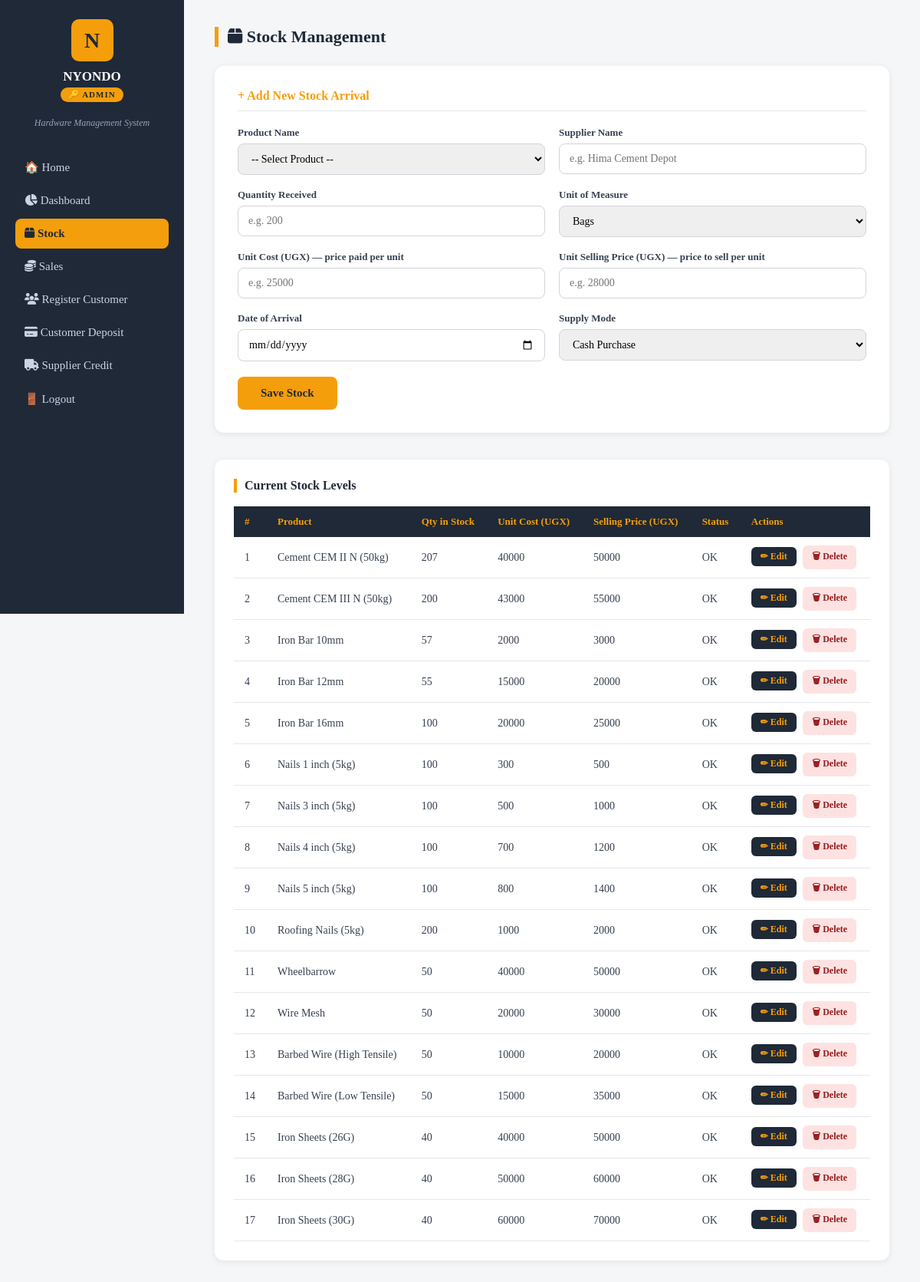
Page /stock/ (signed in) on the committed database.
### nyondoapp/models.py (models this page shows, shortened)
class Product(models.Model):
    name = models.CharField(max_length=200)
    unit_cost = models.DecimalField(max_digits=10, decimal_places=2)  # buying price
    unit_price = models.DecimalField(max_digits=10, decimal_places=2)  # selling price
    quantity = models.IntegerField(default=0)  # current stock level

### nyondoapp/views.py (the view, shortened to what this page needs)
# urls.py: path('stock/', views.stock, name='stock'),
@login_required
def stock(request):
    role = get_user_role(request.user)
    if role == 'salesperson':
        messages.error(request, 'You are not authorized to access stock management.')
        return redirect('/dashboard/salesperson/')
    products = Product.objects.all()
    return render(request, 'stock.html', {'products': products})

### nyondoapp/views.py (called while the page is built)
def get_user_role(user):
    groups = user.groups.values_list('name', flat=True)
    if 'admin' in groups:
        return 'admin'
    elif 'salesperson' in groups:
        return 'salesperson'
    elif 'stockmanager' in groups:
        return 'stockmanager'
    return None

### nyondoapp/templates/stock.html (shortened to what this page needs)
<!doctype html>
<html lang="en">
  <head>
    <link rel="stylesheet" href="https://cdnjs.cloudflare.com/ajax/libs/font-awesome/6.5.1/css/all.min.css" />
  </head>
  <body>
    <div class="sidebar">
      <div class="logo-box">N</div>
      <h2>NYONDO</h2>
      {% if request.user.groups.all.0.name == 'admin' %}
      <span class="role-badge">🔑 Admin</span>
      {% elif request.user.groups.all.0.name == 'stockmanager' %}
      <span class="role-badge"><i class="fa-solid fa-box"></i> Stock Manager</span>
      {% elif request.user.groups.all.0.name == 'salesperson' %}
      <span class="role-badge"><i class="fa-solid fa-coins"></i> Salesperson</span>
      {% endif %}
      <p class="tagline">Hardware Management System</p>
      <div class="menu">
        {% if request.user.groups.all.0.name == 'admin' %}
        <a onclick="window.location.href = '/'">🏠 Home</a>
        <a onclick="window.location.href = '/dashboard/admin/'"><i class="fa-solid fa-chart-pie"></i> Dashboard</a>
        <a onclick="window.location.href = '/stock/'" class="active"
          ><i class="fa-solid fa-box"></i> Stock</a
        >
        <a onclick="window.location.href = '/sales/'"><i class="fa-solid fa-coins"></i> Sales</a>
        <a onclick="window.location.href = '/customer_registration/'"
          ><i class="fa-solid fa-users"></i> Register Customer</a
        >
        <a onclick="window.location.href = '/customer_deposit/'"
          ><i class="fa-solid fa-credit-card"></i> Customer Deposit</a
        >
        <a onclick="window.location.href = '/supplier_credit/'"
          ><i class="fa-solid fa-truck"></i> Supplier Credit</a
        >
        {% endif %}
        <a onclick="window.location.href = '/logout/'">🚪 Logout</a>
      </div>
    </div>
    <div class="main">
      <div class="page-title"><i class="fa-solid fa-box"></i> Stock Management</div>
      {% if request.user.groups.all.0.name != 'salesperson' %}
      <div class="form-card">
        <h3>+ Add New Stock Arrival</h3>
        <form method="POST" action="/stock/">
          <div class="form-grid">
            <div>
              <label>Product Name</label>
              <select name="product_name">
                <option value="">-- Select Product --</option>
              </select>
            </div>
            <div>
              <label>Supplier Name</label>
              <input
                type="text"
                name="supplier_name"
                placeholder="e.g. Hima Cement Depot"
              />
            </div>
            <div>
              <label>Quantity Received</label>
              <input
                type="number"
                name="quantity"
                placeholder="e.g. 200"
                min="1"
              />
            </div>
            <div>
              <label>Unit of Measure</label>
              <select name="unit">
                <option>Bags</option>
              </select>
            </div>
            <div>
              <label>Unit Cost (UGX) — price paid per unit</label>
              <input
                type="number"
                name="unit_cost"
                placeholder="e.g. 25000"
                min="0"
              />
            </div>
            <div>
              <label>Unit Selling Price (UGX) — price to sell per unit</label>
              <input
                type="number"
                name="unit_price"
                placeholder="e.g. 28000"
                min="0"
              />
            </div>
            <div>
              <label>Date of Arrival</label>
              <input type="date" name="date" />
            </div>
            <div>
              <label>Supply Mode</label>
              <select name="supply_mode">
                <option>Cash Purchase</option>
              </select>
            </div>
          </div>
          <button class="btn-submit" type="submit">Save Stock</button>
        </form>
      </div>
      {% endif %}
      <div class="table-section">
        <h3>Current Stock Levels</h3>
        <table>
          <thead>
            <tr>
              <th>#</th>
              <th>Product</th>
              <th>Qty in Stock</th>
              <th>Unit Cost (UGX)</th>
              <th>Selling Price (UGX)</th>
              <th>Status</th>
              {% if request.user.groups.all.0.name != 'salesperson' %}
              <th>Actions</th>
              {% endif %}
            </tr>
          </thead>
          <tbody>
            {% for product in products %}
            <tr>
              <td>{{ forloop.counter }}</td>
              <td>{{ product.name }}</td>
              <td>{{ product.quantity }}</td>
              <td>{{ product.unit_cost|floatformat:0 }}</td>
              <td>{{ product.unit_price|floatformat:0 }}</td>
              <td>
                {% if product.quantity < 10 %}
                <span class="low">⚠ Low</span>
                {% else %} OK {% endif %}
              </td>
              {% if request.user.groups.all.0.name != 'salesperson' %}
              <td>
                <a href="/stock/edit/{{ product.id }}/" class="btn-edit"
                  >✏ Edit</a
                >
                <a
                  href="/stock/delete/{{ product.id }}/"
                  class="btn-delete"
                  onclick="return confirm('Are you sure you want to delete {{ product.name }}?')"
                >
                  🗑 Delete
                </a>
              </td>
              {% endif %}
            </tr>
            {% endfor %}
          </tbody>
        </table>
      </div>
    </div>
  </body>
</html>

### nyondoapp/templates/stock.html (style rules this page uses)
* { box-sizing: border-box; margin: 0; padding: 0; font-family: Georgia, serif; }
body { background: #f4f6f8; color: #1f2937; }
.sidebar { position: fixed; left: 0; top: 0; width: 240px; height: 100vh; background: #1f2937; color: #fff; padding: 25px 20px; overflow-y: auto; }
.logo-box { width: 55px; height: 55px; background: #f59e0b; color: #1f2937; border-radius: 10px; display: flex; align-items: center; justify-content: center; font-size: 28px; font-weight: bold; margin: 0 auto 10px; }
.sidebar h2 { text-align: center; font-size: 17px; margin-bottom: 4px; }
.sidebar p.tagline { text-align: center; font-size: 12px; color: #94a3b8; font-style: italic; margin-bottom: 30px; }
.role-badge { display: block; text-align: center; background: #f59e0b; color: #1f2937; font-size: 11px; font-weight: bold; padding: 3px 10px; border-radius: 20px; margin: 0 auto 20px; width: fit-content; letter-spacing: 1px; text-transform: uppercase; }
.menu a { display: block; color: #cbd5e1; text-decoration: none; padding: 11px 12px; border-radius: 8px; font-size: 15px; margin-bottom: 4px; cursor: pointer; }
.menu a.active { background: #f59e0b; color: #1f2937; font-weight: bold; }
.main { margin-left: 240px; padding: 35px 40px; }
.page-title { font-size: 22px; font-weight: bold; color: #1f2937; margin-bottom: 25px; border-left: 5px solid #f59e0b; padding-left: 12px; }
.form-card { background: #ffffff; border-radius: 12px; padding: 30px 30px; box-shadow: 0 2px 8px rgba(0, 0, 0, 0.08); margin-bottom: 35px; }
.form-card h3 { font-size: 16px; margin-bottom: 20px; color: #f59e0b; border-bottom: 1px solid #e5e7eb; padding-bottom: 10px; }
.form-grid { display: grid; grid-template-columns: 1fr 1fr; gap: 18px; }
label { display: block; font-size: 13px; font-weight: bold; margin-bottom: 6px; color: #374151; }
input, select { width: 100%; padding: 11px 13px; border: 1.5px solid #d1d5db; border-radius: 8px; font-size: 14px; outline: none; }
.btn-submit { margin-top: 20px; background: #f59e0b; color: #1f2937; padding: 13px 30px; border: none; border-radius: 8px; font-size: 15px; font-weight: bold; cursor: pointer; }
.table-section { background: #ffffff; border-radius: 12px; padding: 25px; box-shadow: 0 2px 8px rgba(0, 0, 0, 0.08); }
.table-section h3 { font-size: 16px; margin-bottom: 18px; color: #1f2937; border-left: 4px solid #f59e0b; padding-left: 10px; }
table { width: 100%; border-collapse: collapse; font-size: 14px; }
th { background: #1f2937; color: #f59e0b; padding: 12px 14px; text-align: left; font-size: 13px; }
td { padding: 11px 14px; border-bottom: 1px solid #e5e7eb; color: #374151; }
.btn-edit { background: #1f2937; color: #f59e0b; padding: 5px 12px; border-radius: 6px; font-size: 12px; font-weight: bold; text-decoration: none; margin-right: 5px; display: inline-block; }
.btn-delete { background: #fee2e2; color: #991b1b; padding: 5px 12px; border-radius: 6px; font-size: 12px; font-weight: bold; text-decoration: none; display: inline-block; }

### rows in the picture
Product: name "Cement CEM II N (50kg)", quantity "207", unit_cost "40000", unit_price "50000", shows "OK"
Product: name "Cement CEM III N (50kg)", quantity "200", unit_cost "43000", unit_price "55000", shows "OK"
Product: name "Iron Bar 10mm", quantity "57", unit_cost "2000", unit_price "3000", shows "OK"
Product: name "Iron Bar 12mm", quantity "55", unit_cost "15000", unit_price "20000", shows "OK"
Product: name "Iron Bar 16mm", quantity "100", unit_cost "20000", unit_price "25000", shows "OK"
Product: name "Nails 1 inch (5kg)", quantity "100", unit_cost "300", unit_price "500", shows "OK"
Product: name "Nails 3 inch (5kg)", quantity "100", unit_cost "500", unit_price "1000", shows "OK"
Product: name "Nails 4 inch (5kg)", quantity "100", unit_cost "700", unit_price "1200", shows "OK"
Product: name "Nails 5 inch (5kg)", quantity "100", unit_cost "800", unit_price "1400", shows "OK"
Product: name "Roofing Nails (5kg)", quantity "200", unit_cost "1000", unit_price "2000", shows "OK"
Product: name "Wheelbarrow", quantity "50", unit_cost "40000", unit_price "50000", shows "OK"
Product: name "Wire Mesh", quantity "50", unit_cost "20000", unit_price "30000", shows "OK"
Product: name "Barbed Wire (High Tensile)", quantity "50", unit_cost "10000", unit_price "20000", shows "OK"
Product: name "Barbed Wire (Low Tensile)", quantity "50", unit_cost "15000", unit_price "35000", shows "OK"
Product: name "Iron Sheets (26G)", quantity "40", unit_cost "40000", unit_price "50000", shows "OK"
Product: name "Iron Sheets (28G)", quantity "40", unit_cost "50000", unit_price "60000", shows "OK"
Product: name "Iron Sheets (30G)", quantity "40", unit_cost "60000", unit_price "70000", shows "OK"
